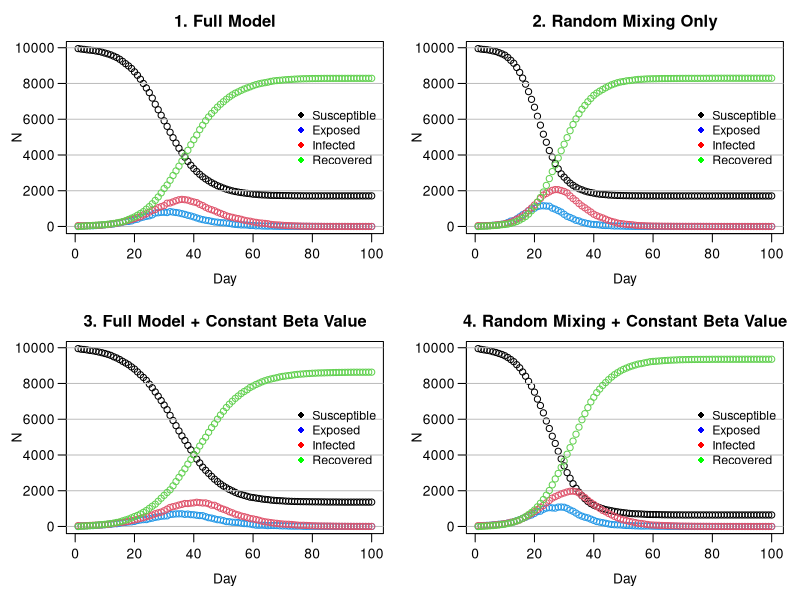

Write R code to recreate this figure.
# Zachary Gavin (s2222962): Wrote get.net, wrote household allocation, created initial nseir function, debugging and commenting
# Shaehroz Khalid (s2869421): All plotting and visualisation, turned household allocation vector to one line, debugging and commenting
# Brandon Causing (s2901457): Completion and performance optimisation of the main nseir simulation function, debugging and commenting
# division of work was close to 1/3 each

################################################################################


## GENERAL DESCRIPTION

# This script implements an agent-based SEIR (Susceptible-Exposed-Infected-Recovered)
# model to simulate the spread of an epidemic in a population of n individuals.
# The model incorporates three modes of transmission: within-household, through a
# pre-defined social network, and via random mixing.
# The script defines functions to generate the population and social network,
# run the SEIR simulation, and plot the results under different scenarios.
# The final section compares four scenarios to analyse the impact of social
# structure and individual heterogeneity (beta) on the epidemic dynamics.



################################################################################
######### ------- START OF MODEL SETUP AND POPULATION GENERATION ------- #########
################################################################################

# This section defines the global parameters for the model and generates the
# base population, assigning each of the 'n' individuals to a household.


n <- 10000
people <- 1:n
h_max <- 5
beta <- runif(n,0,1)

set.seed(13)

#######################################################################
######### ---------- HOUSEHOLD GENERATION FUNCTION ---------- ##########
#######################################################################

# generate n hh sizes uniform on {1,2,3,4,5}, make a vector repeating
# the "household number" the size of the hh times, then cut off at length n.

h <- rep(1:n, sample(1:h_max, n, replace = TRUE))[1:n] 



######################################################################
######### ------- NETWORK GENERATION FUNCTION ------- ################
######################################################################

# This function creates the social network connections between individuals
# who are not in the same household.

# beta is the length n vector of sociability parameters, h contains household 
# connections, nc is the average number of network connections someone has.
# get.net initially generates a vector of Bernoullis for each person i, containing
# their connections with people (i+1):n. For each person, this is immediately 
# turned into a list of indices, to save computation time, then into a list
# of connection pairs for inversion and removing hh connections.

get.net <- function(beta, h, nc=15) {
  n <- length(h)
  b_bar <- sum(beta)/length(beta) 
  conns_init <- vector("list", n) # initialising two lists to store connections
  conns <- vector(mode="list", length=n)
  for (i in 1:n) {
    if (i < n) { 
      b <- rbinom(n-i, 1, nc*beta[i]*beta[(i+1):n]/(b_bar^2*(n-1)) )
      # which(b==1) returns values in 1:n-i, so +i to get indices in (i+1):n
      conns_init[[i]] <- which(b==1) + i  
    }
  }
  
  # vectorised rep, sapply returns vector. pairs is all unique net connections
  pairs <- cbind(rep(1:n, sapply(conns_init, length)), unlist(conns_init)) 
  
  if (nrow(pairs) > 0) { 
    # keep only rows of pairs where members are not in the same household
    pairs <- pairs[h[pairs[,1]] != h[pairs[,2]], , drop = FALSE] 
    
    
    if(nrow(pairs) > 0) {
      for (i in 1:nrow(pairs)){
        # add person 1 in pair to connections list of person 2, and vice-versa
        conns[[pairs[i,1]]] <- append(conns[[pairs[i,1]]],  pairs[i,2] )
        conns[[pairs[i,2]]] <- append(conns[[pairs[i,2]]],  pairs[i,1] )
      }
    }
  }
  
  return(conns)
}

#############################################################
######### ------- SEIR SIMULATION FUNCTION ------- ##########
#############################################################

# This function is the core of the model. It simulates the epidemic over 
# nt time steps, tracking the number of individuals in each SEIR compartment.

# beta is sociability vector. h contains a list of what household each person 
# is in. alink is a nested list of the net connections of each person. 
# alpha contains parameters governing the prob. of exposure from each pathway. 
# alpha[1] concerns hh infection, alpha[2] network infections, alpha[3] gen. mixing. 
# delta is daily prob of I->R. gamma is daily prob of E->R. 
# nc is a measure of how much "social interaction" happens in the population
# nt is number of days the simulation runs over, and pinf is prop of population
# initially infected

nseir <- function(beta, h, alink, 
                  alpha=c(0.1, 0.01, 0.01), 
                  delta=.2, 
                  gamma=.4, 
                  nc=15, nt=100, pinf=.005) {
  
  n <- length(beta)
  x <- rep(0,n) # everyone starts off susceptible 
  num_to_infect <- max(1, round(pinf*n))
  x[sample(1:n, num_to_infect)] <- 2 # pick a few people to start off infected
  
  # set up households (who's in each household)
  hh_index_list <- split(1:n, h) 
  
  # for future calculation of mixing probs
  b_bar <- sum(beta)/n
  
  # initialize counts of statuses
  t <- S <- E <- I <- R <- rep(0, nt)
  t[1] <- 1
  S[1] <- n - num_to_infect
  I[1] <- num_to_infect
  
  # daily simulation
  for(i in 2:nt) {
    
    # random numbers to compare with probabilities
    u <- runif(n) 
    
    # store who is infected
    infected_indices <- which(x == 2)
    n_infected <- length(infected_indices)
    
    # initialize lists of those exposed through infected people 
    hh_exposed <- net_exposed <- mix_exposed <- integer(0)
    
    # find who transitions from susceptible to exposed
    if (n_infected > 0) {
      
      ## -- find who gets infected from household contacts -- ##
      # count how many people are infected in each household
      hh_infected_counts <- tabulate(h[infected_indices], nbins = max(h))
      # which households have someone infected in them
      infected_hh <- which(hh_infected_counts > 0)
      # prob of infection is higher for households with multiple people infected
      if (length(infected_hh) > 0) {
        hh_probs <- 1 - (1-alpha[1])^hh_infected_counts[infected_hh]
        # who transitions to infected in the household
        hh_exposed <- unlist(
          Map(function(hh, prob) { # this defines a function and then applys it to each pair
            hh_members <- hh_index_list[[as.character(hh)]]
            sus <- hh_members[x[hh_members] == 0] 
            sus[u[sus] < prob]
          }, hh = infected_hh, prob = hh_probs), use.names = FALSE
        )
      }
      
      ## -- find who gets infected from regular network contacts -- ##
      # who is in a regular network with someone infected
      neighbors_of_infected <- unlist(alink[infected_indices], use.names = FALSE)
      if(length(neighbors_of_infected) > 0) {
        # count how many people are infected in each regular network 
        net_infected_counts <- tabulate(neighbors_of_infected, nbins = n)
        # which networks have someone infected in them
        sus_exposed_to_net <- which(net_infected_counts > 0 & x == 0)
        # prob of infection is higher for networks with multiple people infected
        if (length(sus_exposed_to_net) > 0) {
          net_probs <- 1 - (1-alpha[2])^net_infected_counts[sus_exposed_to_net]
          # who transitions to infected in network
          net_exposed <- sus_exposed_to_net[u[sus_exposed_to_net] < net_probs]
        }
      }
      

      ## -- find who gets infected from random mixing -- ##
      # total number of contacts between all infected people
      total_contacts <- n_infected * nc
      # randomly select who those contacts are
      contacts <- sample(n, total_contacts, replace = TRUE)
      # set up for calculating mixing probs for infected people with corresponding contacts
      infected_repeats <- rep(infected_indices, each = nc)
      
      # exp^(sum(log(x_i))) faster than product(x_i)
      # prob of infection is higher for those that mixed with multiple infected people
      log_prob_no_infection <- log1p(-alpha[3] * beta[infected_repeats] * beta[contacts] / (b_bar^2))
      sum_log_probs <- tapply(log_prob_no_infection, contacts, sum)
      prob_infection <- 1 - exp(sum_log_probs)
      
      # store who came into contact with those infected
      ids_contacted <- as.integer(names(sum_log_probs))
      # subset to those that are susceptible
      sus_contacted <- ids_contacted[x[ids_contacted] == 0]
      # who transitions to infected from mixing

      if(length(sus_contacted) > 0){
        u_mix <- runif(length(sus_contacted)) # new unifs to ensure indep. from net/hh processes 
        prob_idx <- match(sus_contacted, ids_contacted)
        mix_exposed <- sus_contacted[u_mix < prob_infection[prob_idx]]

      }
    }
    
    # transition from infected to recover with probability = delta
    x[x == 2 & u < delta] <- 3
    # transition from exposed to infected with probability = gamma
    x[x == 1 & u < gamma] <- 2
    
    # gather everyone who transitions from susceptible to exposed
    if (length(hh_exposed) > 0 || length(net_exposed) > 0 || length(mix_exposed) > 0) {
      newly_exposed <- unique(c(hh_exposed, net_exposed, mix_exposed))
      x[newly_exposed] <- 1
    }
    
    # get daily counts of statuses and store it in a list
    S[i] <- sum(x == 0)
    E[i] <- sum(x == 1)
    I[i] <- sum(x == 2)
    R[i] <- sum(x == 3)
    t[i] <- i
  }
  return(list(t = t, S = S, E = E, I = I, R = R))
}


#############################################################
######### ------- PLOTTING HELPER FUNCTION ------- ##########
#############################################################

epi_plot <- function(beta, h, alink, 
                     alpha = c(0.1, 0.01, 0.01),
                     delta = 0.2,
                     gamma = 0.4,
                     nc = 15, nt = 100, pinf = 0.005,
                     title = "SEIR Dynamics") {
  
  epi <- nseir(beta, h, alink, alpha, delta, gamma, nc, nt, pinf)
  
  plot(x = epi$t, y = epi$S, ylim = c(0, max(epi$S)), 
       xlab = "", ylab = "", main = title, las = 1)
  
  grid(nx = NA, ny = NULL, lty = 1, col = "gray", lwd = 1)
  
  title(xlab = "Day", mgp = c(2.2, 0.7, 0)) #Spacing for x axis and title
  title(ylab = "N", mgp = c(2.5, 0.7, 0)) #Spacing for y axis and title
  
  points(epi$E, col = 4); points(epi$I, col = 2); points(epi$R, col = 3)

  legend(x = "right", 
         legend = c("Susceptible", "Exposed",
                    "Infected", "Recovered"),
         col = c("black", "blue",
                  "red", "green"),
         pch = 16,
         inset = 0.005,
         bty = "n",
         cex = 0.9)
}


#############################################################
######### ------- MODEL SCENARIO COMPARISON (Q5) ------- ####
#############################################################

par(mfrow = c(2, 2), mar = c(4, 4, 2.5, 1), mgp = c(2.2, 0.7, 0)) #2x2 grid, mar allows good spacing, mgp moves axis

adjacencyList_variable_beta <- get.net(beta, h)

#scenario 1: full model with default parameters
epi_plot(beta, h, adjacencyList_variable_beta, title = "1. Full Model")


#scenario 2: random mixing only
epi_plot(beta, h, adjacencyList_variable_beta, alpha = c(0, 0, 0.04),
         title = "2. Random Mixing Only")

#scenario 3: full model with constant beta value
beta_const <- rep(mean(beta), n)
adjacencyList_constant_beta <- get.net(beta_const, h)
epi_plot(beta_const, h, adjacencyList_constant_beta, 
         title = "3. Full Model + Constant Beta Value")

#scenario 4: random mixing with constant beta
epi_plot(beta_const, h, adjacencyList_constant_beta, alpha = c(0, 0, 0.04),
         title = "4. Random Mixing + Constant Beta Value")

par(mfrow = c(1, 1))



##################################################################
############# ------- DISCUSSION OF PLOTS -------- ###############
##################################################################

# When we remove household and network effects, while holding constant the
# total no. of daily contacts, we see the epidemic proceeding noticeably
# faster. This occurs both in the case of non-constant and constant beta.
# In the full model, although the total number of contacts in a day
# is the same as the mixing only model, these contacts will be
# concentrated locally. This introduces the possibility, for instance,
# for household groups to all get infected, at which point there can 
# be no disease spread in this pathway. These types of effects will
# combine to slow the spread when compared to the mixing only model. 
